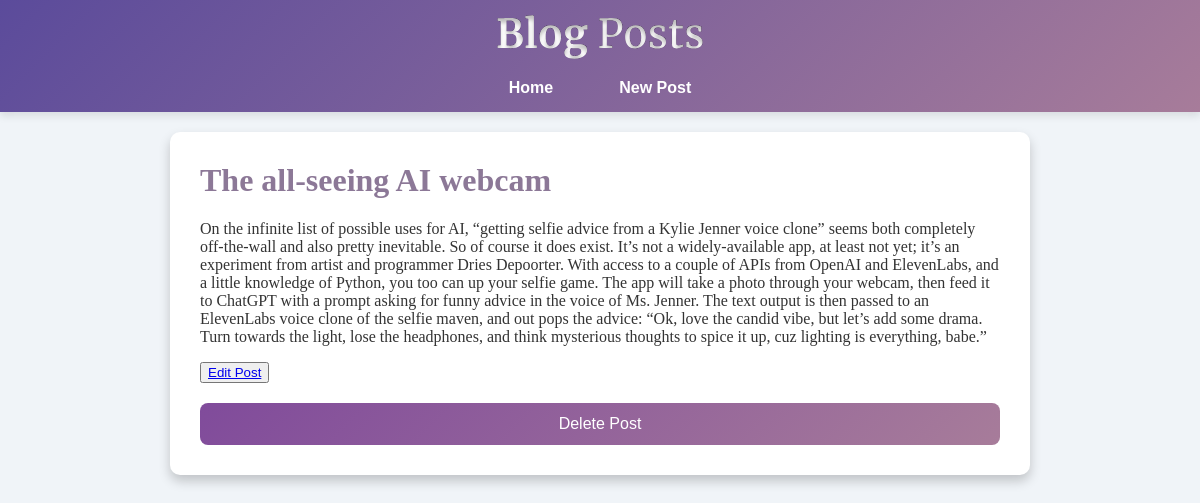
Page /post/7 on the committed database.
### tables this page shows
CREATE TABLE posts (
    id INTEGER PRIMARY KEY AUTOINCREMENT,
    title TEXT NOT NULL,
    content TEXT NOT NULL
);

### app.py (the view)
@app.route('/post/<int:id>', methods=['GET'])
def view_post(id):
    conn = get_db()
    cursor = conn.cursor()
    cursor.execute("SELECT id, title, content FROM posts WHERE id = ?", (id,))
    post = cursor.fetchone()
    conn.close()
    if post:
        post_dict = {'id': post[0], 'title': post[1], 'content': post[2]}
        return render_template('view_post.html', post=post_dict)
    else:
        return "Post not found", 404

### app.py (called while the page is built)
def get_db():
    conn = sqlite3.connect(DATABASE)
    return conn

### templates/view_post.html (shortened to what this page needs)
<!DOCTYPE html>
<html lang="en">
<head>
    <link rel="stylesheet" href="{{ url_for('static', filename='styles.css') }}">
</head>
<body>
    <header>
        <h1><img src="{{ url_for('custom_static', filename='Blog Posts.svg') }}" alt="My Blog"></h1>
        <nav>
            <a href="/">Home</a>
            <a href="/new-post">New Post</a>
        </nav>
    </header>
    <main>
        <div class="post-container">
            <h1>{{ post.title }}</h1>
            <p>{{ post.content }}</p>
            <button><a href="{{ url_for('edit_post', id=post.id) }}">Edit Post</a></button>
            <form action="{{ url_for('delete_post', id=post.id) }}" method="post">
                <button type="submit">Delete Post</button>
            </form>
        </div>
    </main>
</body>
</html>

### static/styles.css (style rules this page uses)
body { font-family: Georgia, 'Times New Roman', Times, serif; margin: 0; padding: 0; background: #f0f4f8; color: #333; }
header { background: linear-gradient(135deg, #5b4b9b, #a77c9a); color: #fff; padding: 15px 0; text-align: center; box-shadow: 0 4px 8px rgba(0,0,0,0.1); }
header h1 { margin: 0; font-size: 2.5em; }
nav { margin-top: 10px; }
nav a { color: #fff; margin: 0 15px; font-family: 'Trebuchet MS', 'Lucida Sans Unicode', 'Lucida Grande', 'Lucida Sans', Arial, sans-serif; text-decoration: none; font-weight: bold; padding: 8px 16px; border-radius: 5px; transition: background 0.3s ease; }
.post-container, .edit-post-container, .new-post-container { background: #fff; border-radius: 10px; box-shadow: 0 6px 12px rgba(0,0,0,0.2); padding: 30px; max-width: 800px; margin: 20px auto; overflow: hidden; transition: transform 0.3s ease, box-shadow 0.3s ease; }
.post-container h1 { margin-top: 0; color: #8c7897; }
form { display: flex; flex-direction: column; }
form button { margin-top: 20px; padding: 12px 20px; border: none; border-radius: 8px; background: linear-gradient(135deg, #804b9b, #a77c9a); color: #fff; font-family: 'Trebuchet MS', 'Lucida Sans Unicode', 'Lucida Grande', 'Lucida Sans', Arial, sans-serif; font-size: 1em; cursor: pointer; transition: background 0.3s ease, box-shadow 0.3s ease; }

### rows in the picture
posts: title "The all-seeing AI webcam", content "On the infinite list of possible uses for AI, “getting selfie advice from a Kylie Jenner voice clone” seems both completely off-the-wall and also pretty inevitable. So of course it does exist. It’s not a widely-available app, at least not yet; it’s an experiment from artist and programmer Dries Depoorter. With access to a couple of APIs from OpenAI and ElevenLabs, and a little knowledge of Python, you too can up your selfie game. The app will take a photo through your webcam, then feed it to ChatGPT with a prompt asking for funny advice in the voice of Ms. Jenner. The text output is then passed to an ElevenLabs voice clone of the selfie maven, and out pops the advice: “Ok, love the candid…"
